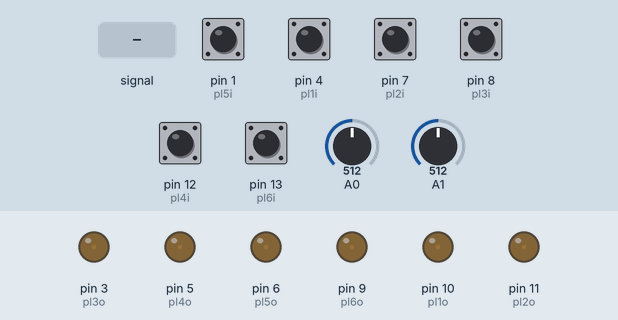
A sketch run on a simulated Arduino Uno, built with avr-gcc and run on an emulated ATmega328P. Parts: output pins drawn as LEDs (lit = HIGH). The inputs (shaded band) are chosen by the test bench; at power-on: pin 1 (pl5i), pin 4 (pl1i), pin 7 (pl2i), pin 8 (pl3i), pin 12 (pl4i), pin 13 (pl6i) HIGH, A0 = 512, A1 = 512.

Above: at 1.2 s.
1.3 s: A0 fed a 200 Hz sine of ±255 counts around its level
2.8 s: A0 set to 716
5.8 s: A1 set to 716
8.8 s: A1 set to 317
11.8 s: A1 set to 289
13.3 s: A1 set to 306
At 14.0 s:
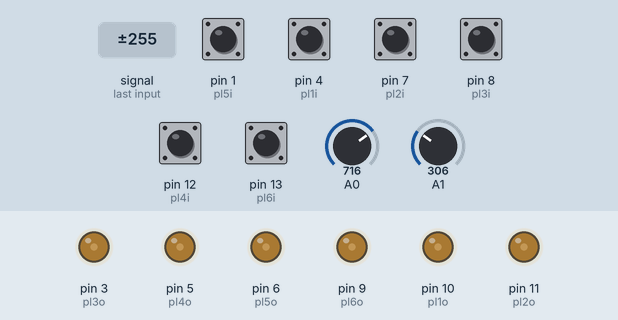
Timing chart, 0 to 15.7 s (numbered marks = the images above; inputs shaded):
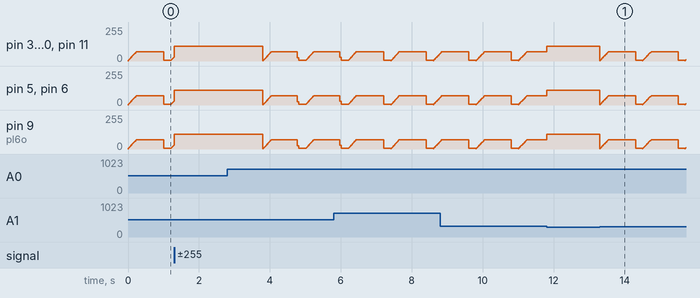

The sketch:

buzzer.ino
```cpp
unsigned long timed,time0,time;  //时间控制变量
int key=0;                       //选择控制变量
int first;                       //第一个按钮号
float power=1;                   //pwm功率
float pch=1;                  //呼吸灯变速
int highpower=70;               //max pwm power
int skey1=0,skey2=0,skey3=0,skey4=0,skey5=0,skey6=0;                      //权限刷新
int mpower=110;

int pl1o=10;
int pl2o=11;
int pl3o=3;
int pl4o=5;
int pl5o=6;
int pl6o=9;

int pl1i=4;
int pl2i=7;
int pl3i=8;
int pl4i=12;
int pl5i=1;
int pl6i=13;


int go1,go2,go3,go4,go5,go6;//参与权限

//参与权限变量：
int st1=0,st2=0,st3=0,st4=0,st5=0,st6=0;

void setup(){
pinMode(pl1o,OUTPUT);
pinMode(pl2o,OUTPUT);
pinMode(pl3o,OUTPUT);
pinMode(pl4o,OUTPUT);
pinMode(pl5o,OUTPUT);
pinMode(pl6o,OUTPUT);

pinMode(pl1i,INPUT_PULLUP);
pinMode(pl2i,INPUT_PULLUP);
pinMode(pl3i,INPUT_PULLUP);
pinMode(pl4i,INPUT_PULLUP);
pinMode(pl5i,INPUT_PULLUP);
pinMode(pl6i,INPUT_PULLUP);

    pinMode(A0,INPUT_PULLUP);
    pinMode(A1,INPUT_PULLUP);

  //  Serial.begin(9600);
}

int stt=1;
void Lighton(){
    int stl,i;
    time=millis();

    if(stt==1){
        time0=millis();
        power=1;
        stt=0;
    }

    timed=abs(time-time0);

    if(timed>=0&&timed<900){
        if((timed%10)==0){
        power=power+pch;
        }
        if(power>=highpower){
            power=highpower;
        }
    }

    else if(timed>=900&&timed<1200){

         if((timed%5)==0){
        power=power-pch;
        }
        if(power<=5){
            power=5;
        }

    }
    else{
        stt=1;
    }
            analogWrite(pl1o,power);
            analogWrite(pl2o,power);
            analogWrite(pl3o,power);
            analogWrite(pl4o,power);
            analogWrite(pl5o,power);
            analogWrite(pl6o,power);
}


void Outputs(){

          //  first=6;

 switch(first){
   case 1:{
    analogWrite(pl1o,mpower);
     analogWrite(pl3o,0);
            analogWrite(pl2o,0);
            analogWrite(pl4o,0);
            analogWrite(pl5o,0);
            analogWrite(pl6o,0);
    break;
   }
   case 2:{
    analogWrite(pl2o,mpower);
    analogWrite(pl1o,0);
            analogWrite(pl3o,0);
            analogWrite(pl4o,0);
            analogWrite(pl5o,0);
            analogWrite(pl6o,0);
    break;
   }
   case 3:{
    analogWrite(pl3o,mpower);
     analogWrite(pl1o,0);
            analogWrite(pl2o,0);
            analogWrite(pl4o,0);
            analogWrite(pl5o,0);
            analogWrite(pl6o,0);
    break;
   }
   case 4:{
    analogWrite(pl4o,mpower);
     analogWrite(pl1o,0);
            analogWrite(pl2o,0);
            analogWrite(pl3o,0);
            analogWrite(pl5o,0);
            analogWrite(pl6o,0);
    break;
   }
   case 5:{
    analogWrite(pl5o,mpower);
     analogWrite(pl1o,0);
            analogWrite(pl2o,0);
            analogWrite(pl4o,0);
            analogWrite(pl3o,0);
            analogWrite(pl6o,0);
    break;
   }
   case 6:{
    analogWrite(pl6o,mpower);
     analogWrite(pl1o,0);
            analogWrite(pl2o,0);
            analogWrite(pl4o,0);
            analogWrite(pl5o,0);
            analogWrite(pl3o,0);
    break;
   }
   default:{
    analogWrite(pl1o,mpower);
    analogWrite(pl2o,mpower);
    analogWrite(pl3o,mpower);
    analogWrite(pl4o,mpower);
    analogWrite(pl5o,mpower);
    analogWrite(pl6o,mpower);
   // break;
   }
 }
 delay(2500);
}

void errs(){
    analogWrite(pl1o,mpower);
    analogWrite(pl2o,mpower);
    analogWrite(pl3o,mpower);
    analogWrite(pl4o,mpower);
    analogWrite(pl5o,mpower);
    analogWrite(pl6o,mpower);
}

int Choose(){
   int s1,s2,s3,s4,s5,s6;
    s1=digitalRead(pl1i);
    s2=digitalRead(pl2i);
    s3=digitalRead(pl3i);
    s4=digitalRead(pl4i);
    s5=digitalRead(pl5i);
    s6=digitalRead(pl6i);
  if(go1==1){
    if(s1==LOW){
     key=1;
     first = 1;

    }
  }
  if(go2==1){
    if(s2==LOW){
     key=1;
     first= 2;
    // goto yyy;
    }
  }
  if(go3==1){
    if(s3==LOW){
     key=1;
     first= 3;
    // goto yyy;
    }
  }
  if(go4==1){
    if(s4==LOW){
     key=1;
     first= 4;
    // goto yyy;
    }
  }
  if(go5==1){
    if(s5==LOW){
     key=1;
     first= 5;
    // goto yyy;
    }
  }
  if(go6==1){
    if(s6==LOW){
     key=1;
     first= 6;
   //  goto yyy;
    }
  }

}


void loop(){
    int state1,state2,va,vb;
    va=analogRead(A0);
    vb=analogRead(A1);

  //  Serial.println(first);

    if(va>=300){
        state1=0;
    }
    else{
        state1=1;
    }

    if(vb>=300){
        state2=0;
    }
    else{
        state2=1;
    }

    if(state1==0&&state2==0){    //都不压
        Lighton();
        go1=0;go2=0;go3=0;go4=0;go5=0;go6=0;
        skey1=0,skey2=0,skey3=0,skey4=0,skey5=0,skey6=0;
    }
    else if(state1==0&&state2==1){  //开始抢答
    analogWrite(pl1o,mpower);
    analogWrite(pl2o,mpower);
    analogWrite(pl3o,mpower);
    analogWrite(pl4o,mpower);
    analogWrite(pl5o,mpower);
    analogWrite(pl6o,mpower);
       int s1,s2,s3,s4,s5,s6;

       s1=digitalRead(pl1i);
       s2=digitalRead(pl2i);
       s3=digitalRead(pl3i);
       s4=digitalRead(pl4i);
       s5=digitalRead(pl5i);
       s6=digitalRead(pl6i);


       if(skey1==0){
        if(s1==HIGH){
         go1=1;
        }else{skey1=1;}
       }


       if(skey2==0){
        if(s2==HIGH){
         go2=1;
        }else{skey2=1;}
       }
       if(skey3==0){
        if(s3==HIGH){
         go3=1;
        }else{skey3=1;}
       }
       if(skey4==0){
        if(s4==HIGH){
         go4=1;
        }else{skey4=1;}
       }
       if(skey5==0){
        if(s5==HIGH){
         go5=1;
        }else{skey5=1;}
       }
       if(skey6==0){
        if(s6==HIGH){
         go6=1;
        }else{skey6=1;}
       }


       if(key==0){
       Choose();
        // key=0;
       }

       if(key==1){
       Outputs();
      // delay(5000);
       key=0;
       }
    }
    else if(state1==1&&state2==0){   //读取
        Outputs();
        go1=0;go2=0;go3=0;go4=0;go5=0;go6=0;
        skey1=0,skey2=0,skey3=0,skey4=0,skey5=0,skey6=0;
    }
    else{                           //都压
        errs();
        go1=0;go2=0;go3=0;go4=0;go5=0;go6=0;
        skey1=0,skey2=0,skey3=0,skey4=0,skey5=0,skey6=0;
    }
}
```
